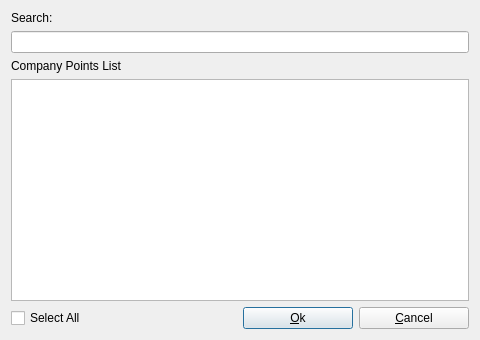
<?xml version="1.0" encoding="UTF-8"?>
<ui version="4.0">
 <class>AtpClientSyncPoints</class>
 <widget class="QDialog" name="AtpClientSyncPoints">
  <property name="windowModality">
   <enum>Qt::WindowModal</enum>
  </property>
  <property name="geometry">
   <rect>
    <x>0</x>
    <y>0</y>
    <width>480</width>
    <height>340</height>
   </rect>
  </property>
  <property name="sizePolicy">
   <sizepolicy hsizetype="Fixed" vsizetype="Fixed">
    <horstretch>0</horstretch>
    <verstretch>0</verstretch>
   </sizepolicy>
  </property>
  <property name="windowTitle">
   <string>Points Price Sync</string>
  </property>
  <property name="modal">
   <bool>true</bool>
  </property>
  <layout class="QGridLayout" name="gridLayout">
   <item row="0" column="0" colspan="2">
    <widget class="QLabel" name="label_3">
     <property name="text">
      <string>Search:</string>
     </property>
    </widget>
   </item>
   <item row="1" column="0" colspan="4">
    <widget class="QLineEdit" name="editSearchCompPoints"/>
   </item>
   <item row="2" column="0" colspan="2">
    <widget class="QLabel" name="label">
     <property name="text">
      <string>Company Points List</string>
     </property>
    </widget>
   </item>
   <item row="3" column="0" colspan="4">
    <widget class="QTableView" name="tableCompPoint"/>
   </item>
   <item row="4" column="0">
    <widget class="QCheckBox" name="checkAllCompany">
     <property name="text">
      <string>Select All</string>
     </property>
     <property name="tristate">
      <bool>true</bool>
     </property>
    </widget>
   </item>
   <item row="4" column="2">
    <widget class="QPushButton" name="buttonOk">
     <property name="text">
      <string>&amp;Ok</string>
     </property>
    </widget>
   </item>
   <item row="4" column="3">
    <widget class="QPushButton" name="buttonCancel">
     <property name="text">
      <string>&amp;Cancel</string>
     </property>
    </widget>
   </item>
  </layout>
 </widget>
 <resources/>
 <connections/>
</ui>
